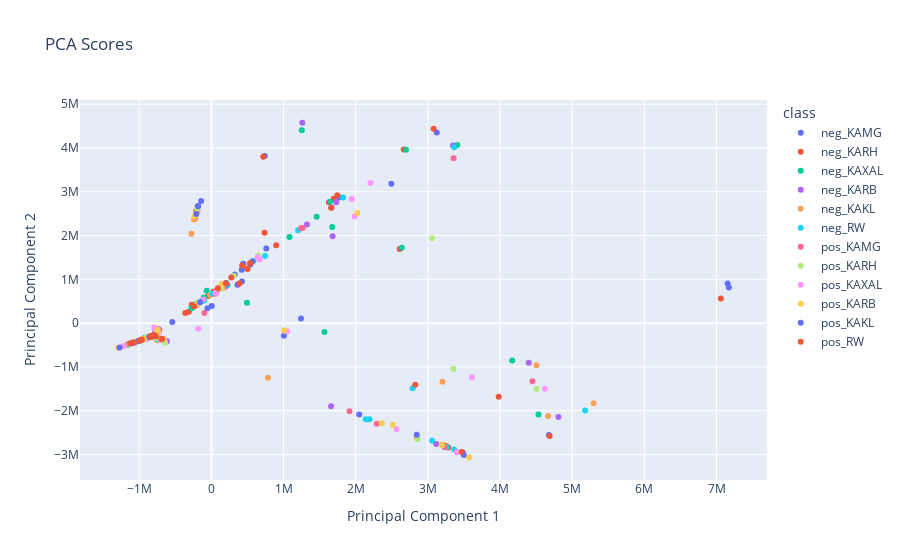

The notebook cell this image was saved under:
### Markdown cell above
pca plot for the new data

### Code cell
from src.StreamPort.ml.MachineLearningEngine import MachineLearningEngine
from src.StreamPort.ml.MachineLearningProcessingSettings import  MakeModelPCASKL
import webbrowser

#Creates an empty MachineLearningEngine object and prints it
path = 'groups_ints.csv'
engine = MachineLearningEngine()
engine.add_analyses_from_csv(path)

class_path = 'groups_classes.csv'
engine.add_classes_from_csv(class_path)
engine.print()
engine.plot_data()
# webbrowser.open('general_data_plot.html')

pca_model = MakeModelPCASKL(n_components = 2, center_data= True)
engine.add_settings(pca_model)
engine.print()
engine.run_workflow()
engine.plot_pca()
# webbrowser.open('pca_scores_plot.html')
# webbrowser.open('pca_loadings_plot.html')
